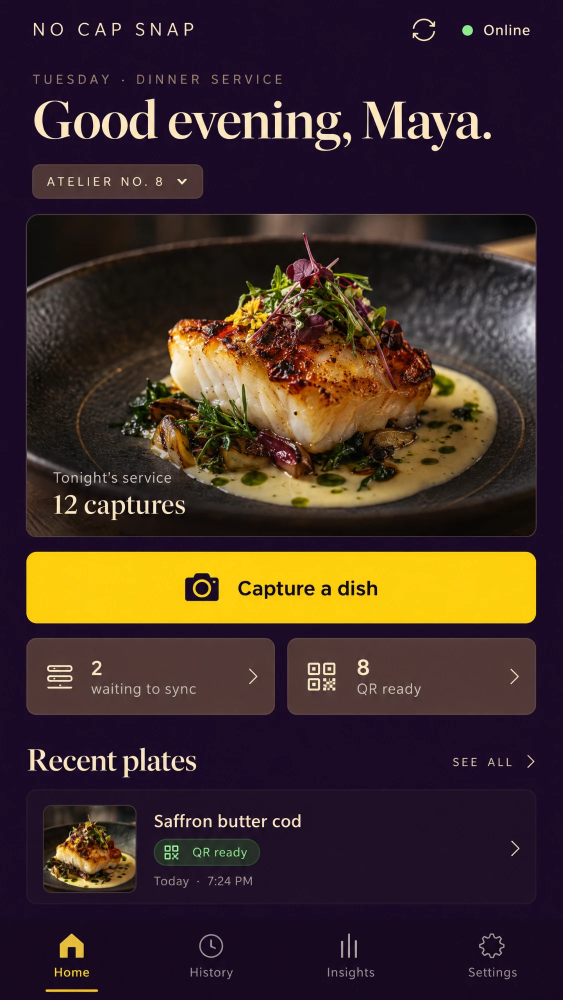
#> input picture .hcc-nocapsnap/design/mockups/01-home.webp, 1125 x 2000 px (shown at 1/2 size); its folder holds 4 pictures in this run
$ python sample-mockups.py
#> lines starting #> are read from the running program, lines starting #| are printed output that depends on the picture
import statistics as st
from PIL import Image
import os
D=os.path.join(os.path.dirname(os.path.abspath(__file__)), "mockups") + "/"
def load(n): return Image.open(D+n).convert("RGB")
#> called with n = '01-home.webp'
#> returned value is the input picture: PIL image 1125x2000 RGB; mean R, G, B 64.1, 45.6, 41.1
def hx(c): return "#%02X%02X%02X"%c
def patch(im,x,y,r=5):
    px=[im.getpixel((i,j)) for i in range(x-r,x+r+1) for j in range(y-r,y+r+1)]
    return tuple(int(st.median(p[k] for p in px)) for k in range(3))
def lum(c):
    f=lambda v:(v/255)/12.92 if v/255<=0.03928 else (((v/255)+0.055)/1.055)**2.4
    return 0.2126*f(c[0])+0.7152*f(c[1])+0.0722*f(c[2])
def glyph(im,box,mode="bright",frac=0.06):
    px=[im.getpixel((i,j)) for i in range(box[0],box[2]) for j in range(box[1],box[3])]
    key=(lambda p:lum(p)) if mode=="bright" else (lambda p:-lum(p)) if mode=="dark" else (lambda p:max(p)-min(p))
    px.sort(key=key,reverse=True); top=px[:max(5,int(len(px)*frac))]
    return tuple(int(st.median(p[k] for p in top)) for k in range(3))
def cr(a,b):
    la,lb=sorted([lum(a),lum(b)],reverse=True); return (la+0.05)/(lb+0.05)
h,p,r,hi,q=load("01-home.webp"),load("02-prepare-which-dish.webp"),load("03-review-plate-as-served.webp"),load("04-history-offline.webp"),load("05-guest-invitation-qr.webp")
#> call 2 of load, with n = '02-prepare-which-dish.webp'
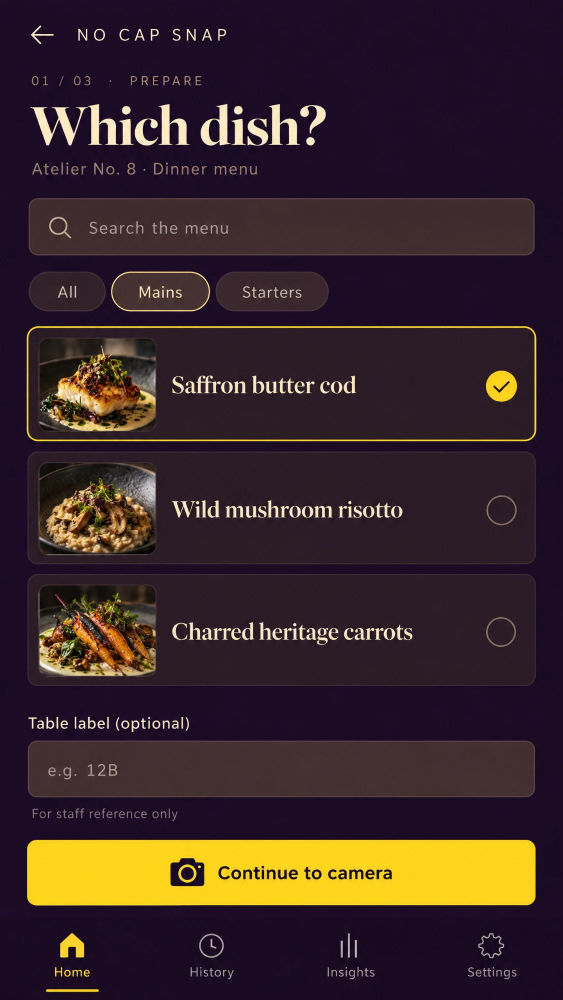
#> input picture .hcc-nocapsnap/design/mockups/02-prepare-which-dish.webp, 1125 x 2000 px (shown at 1/2 size)
#> in load, returned value is the input picture: PIL image 1125x2000 RGB; mean R, G, B 57.7, 39.6, 41.7
#> call 3 of load, with n = '03-review-plate-as-served.webp'
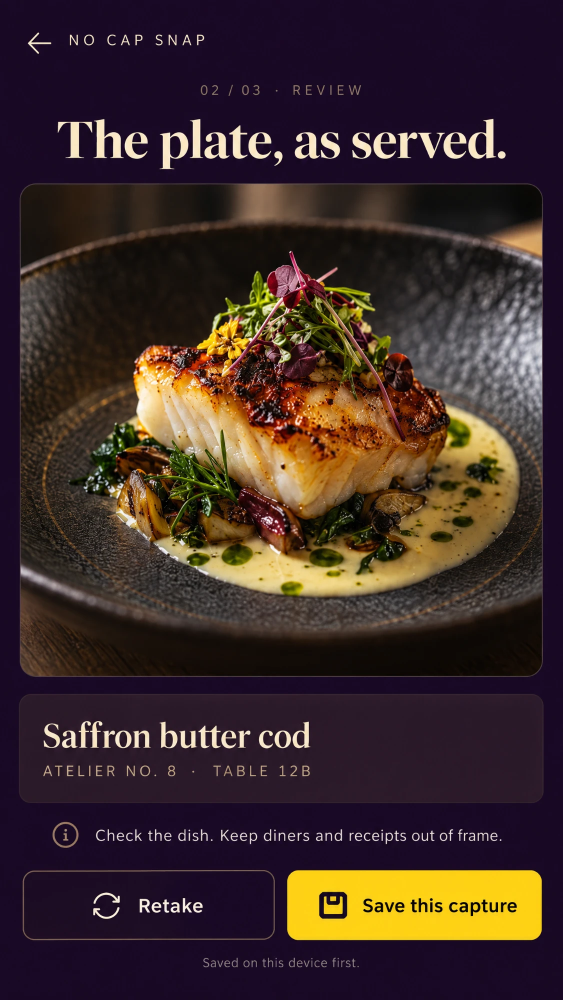
#> input picture .hcc-nocapsnap/design/mockups/03-review-plate-as-served.webp, 1125 x 2000 px (shown at 1/2 size)
#> in load, returned value is the input picture: PIL image 1125x2000 RGB; mean R, G, B 62.1, 44.4, 41.6
#> call 4 of load, with n = '04-history-offline.webp'
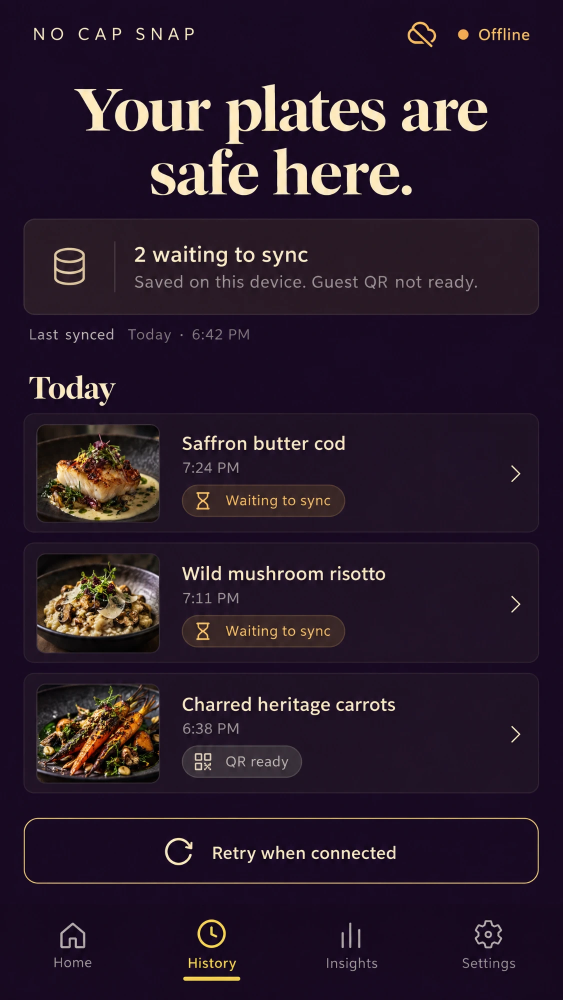
#> input picture .hcc-nocapsnap/design/mockups/04-history-offline.webp, 1125 x 2000 px (shown at 1/2 size)
#> in load, returned value is the input picture: PIL image 1125x2000 RGB; mean R, G, B 40.3, 25.6, 41.7
#> (the run stopped early here; a loop or call above may not have finished)
